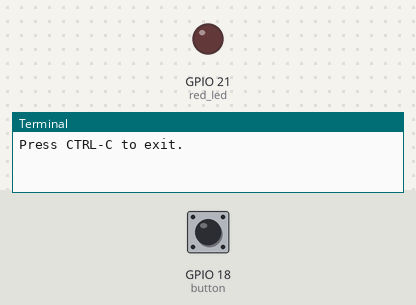
The program below on a simulated Raspberry Pi (BCM pin numbers). On the bench: output pins drawn as LEDs (lit = HIGH), the last lines printed to the terminal. Inputs (shaded band) come from the test bench; at power-on: GPIO 18 (button) HIGH. The clock reads 2024-03-15 10:24:30 at power-on unless the program sets it; the camera gives no picture and a still takes 0.5 s.

Above: at 1.2 s.
1.3 s: GPIO 18 (button) pulled LOW for 1 s
At 2.05 s:
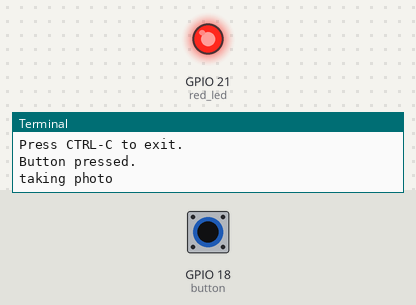
3.8 s: GPIO 18 (button) pulled LOW for 3.2 s
At 8.1 s:
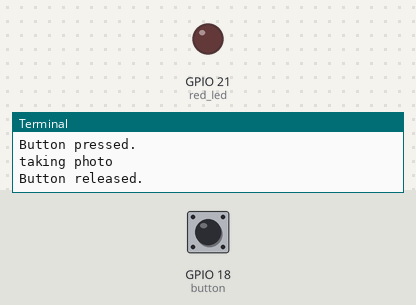
Timing chart, 0 to 9.6 s (numbered marks = the images above; inputs shaded):
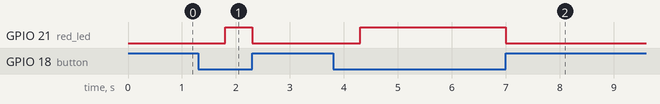

Measured:
- after the input at 1.3 s, GPIO 21 (red_led): LOW → HIGH after 0.50 s, → LOW 0.50 s later
- after the input at 3.8 s, GPIO 21 (red_led): LOW → HIGH after 0.50 s, → LOW 2.7 s later

The program:

gpio_take_photo.py
```python
from signal import pause
from gpiozero import Button, LED
from picamera import PiCamera
from datetime import datetime

button = Button(18)
red_led = LED(21)
camera = PiCamera()

def button_pressed():
    print("Button pressed.")
    print('taking photo')
    timestamp = datetime.now().isoformat()
    camera.capture('/home/wilson/Pictures%s.jpg' % timestamp)
    red_led.on()

def button_released():
    print("Button released.")
    red_led.off()

red_led.off()
button.when_pressed = button_pressed
button.when_released = button_released
print("Press CTRL-C to exit.")
pause()
```
